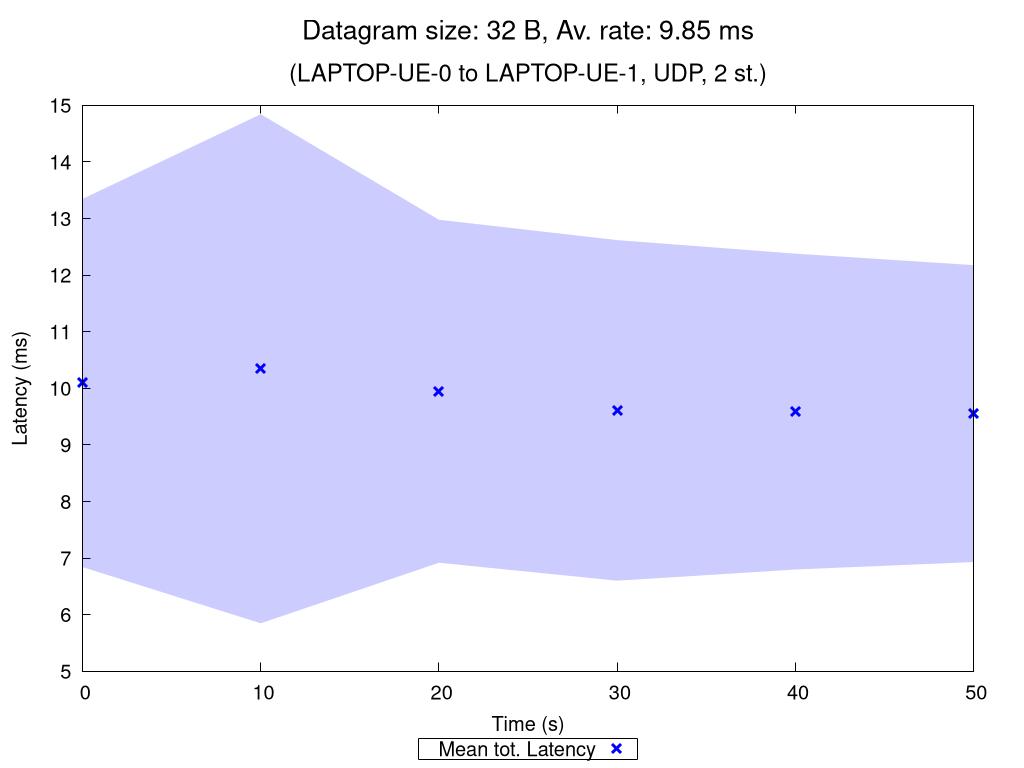

Here is the gnuplot script that generated this plot:
set terminal pngcairo nocrop enhanced size 1024,768 font "Verdana,15"
set output "UDP_2_st_2020_10_11_15-09-35_one2two_00032B.png"

set title "{/=20 Datagram size: 32 B, Av. rate: 9.85 ms}\n\n{/=18 (LAPTOP-UE-0 to LAPTOP-UE-1, UDP, 2 st.)}"

set xlabel "Time (s)"
set ylabel "Latency (ms)"
set ytics nomirror
set key bmargin center horizontal box samplen 1 width -1
set bmargin 4.6
set rmargin 4.5

rf = 1.0  # rate factor
set style fill transparent solid 0.2 noborder
set autoscale xfix
plot "UDP_2_st_2020_10_11_15-09-35_one2two_00032B_iperf_processed.dat" using 1:($2/rf-$3/rf):($2/rf+$3/rf) with filledcurves lc rgb "blue" notitle, \
     "" using 1:($2/rf) with points pt 2 ps 1.5 lw 3 lc rgb "blue" title "Mean tot. Latency", \
